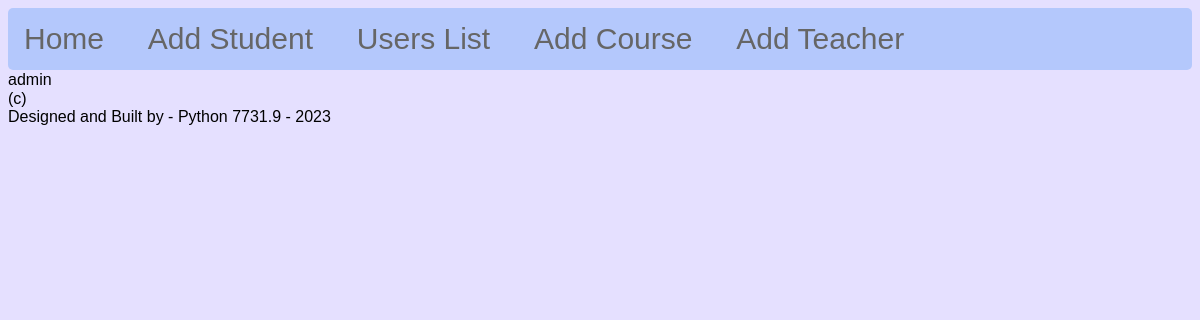
The app's page /users, older data.
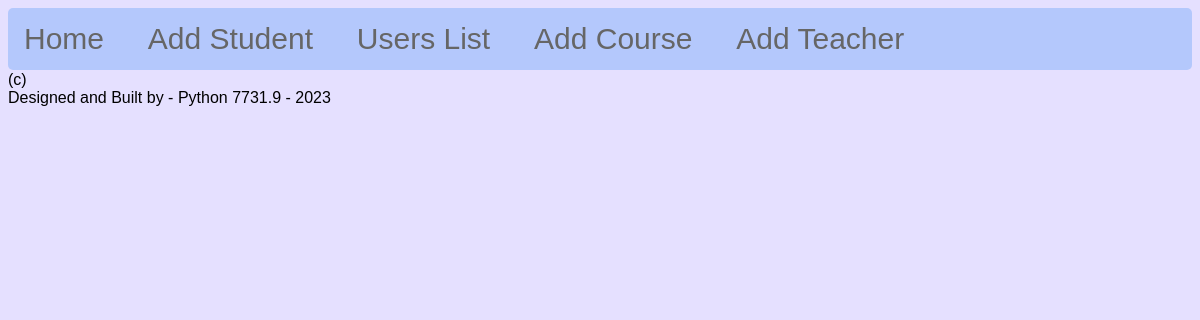
The same page, newer data.
### students2/models.py (models this page shows, shortened)
class User(models.Model):
    username = models.CharField(max_length=256)
    password = models.CharField(max_length=256)
    role = models.CharField(max_length=256)

### students2/views.py (the view)
# urls.py: path('users', views.show_users, name='show_users'),
def show_users(request):
    users = User.objects.all()
    return render(request, "users.html", {"users": users})

### students2/templates/users.html
{% extends "base.html" %}
{% block content %}
{% for user in users %}
<div class="user">{{ user.username }}</div>
{% endfor %}
{% endblock content %}

Row changes from the older to the newer data that the page shows:
removed User: username "admin"
